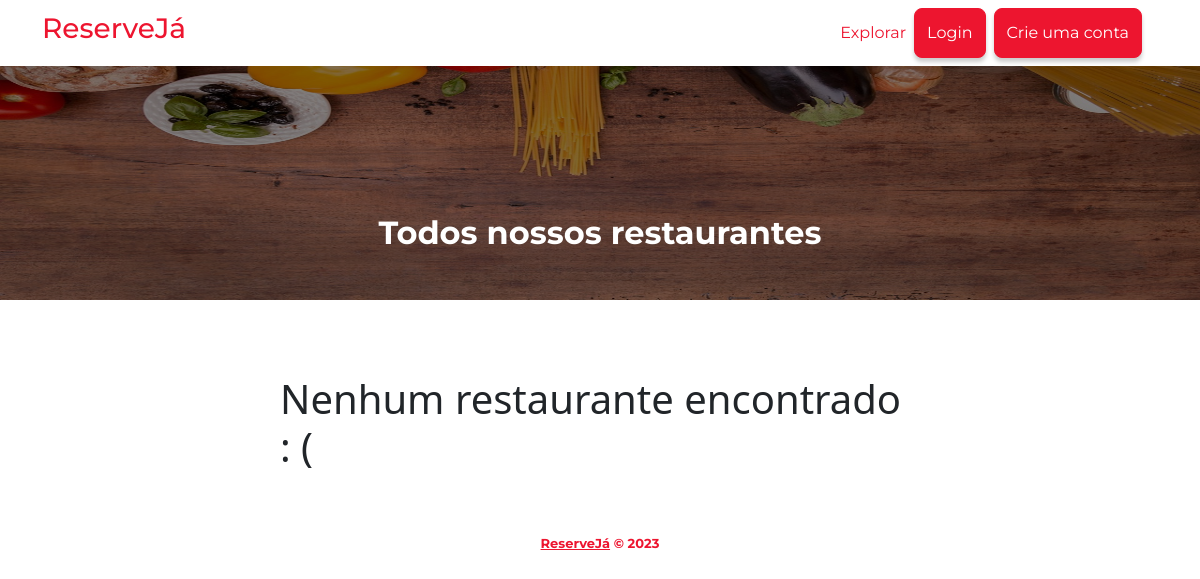
Page /restaurantes on the earlier database version.
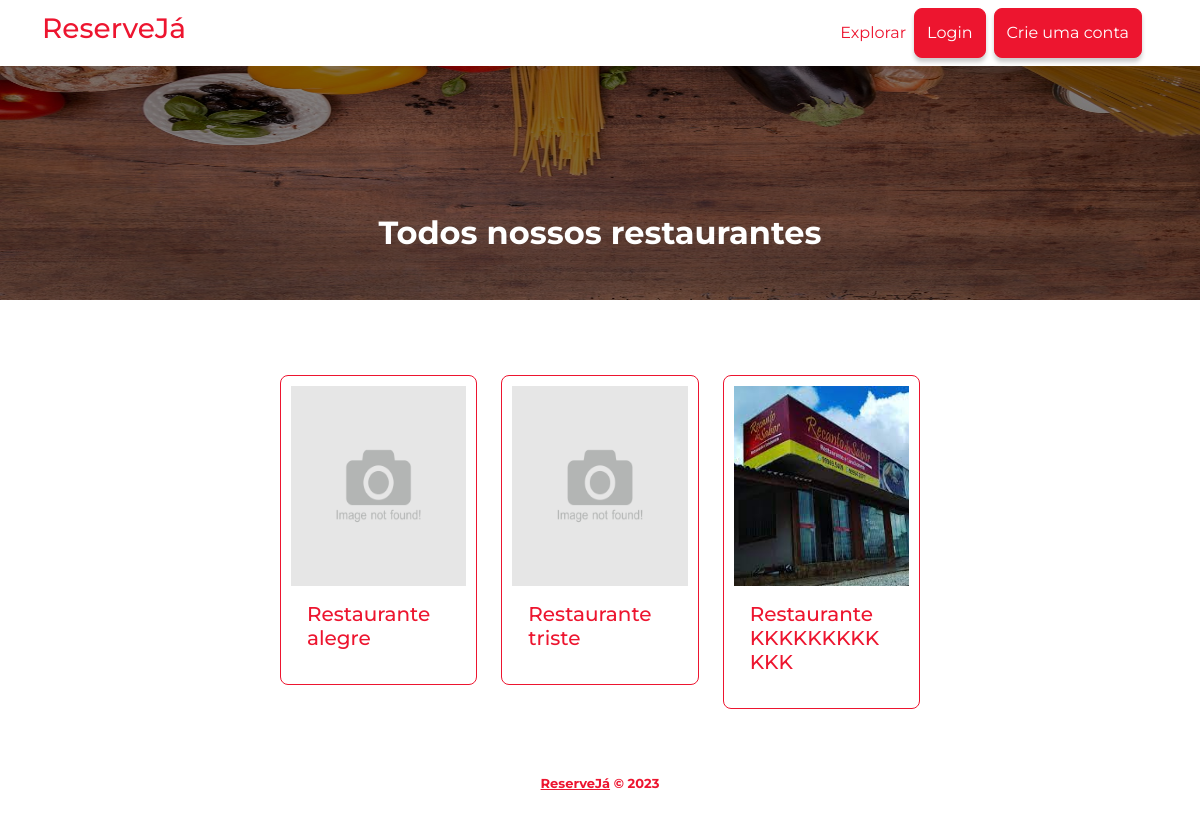
Same page on the later database version.
### application/models.py (models this page shows, shortened)
class restaurante(models.Model):
	nome = models.CharField(max_length=120)
	descricao = models.TextField()
	foto = models.ImageField(null=True, blank=True, upload_to='images/',
		default='images/not-found.jpg')
	user = models.ForeignKey(get_user_model(), on_delete=models.CASCADE)
	created_at = models.DateTimeField(auto_now_add=True)

### application/views.py (the view)
# urls.py: path('restaurantes', views.index),
def index(request):
	restaurantes = restaurante.objects.all().order_by('created_at')
	return render(request, 'application/index.html',
	 {'restaurantes': restaurantes})

### application/templates/application/index.html (shortened to what this page needs)
{% extends 'base.html' %}
{% load static %}
{% block content %}
	<div id="carouselExampleCaptions" class="carousel slide">
	  <div class="carousel-inner">
	    <div class="carousel-item active">
	      <img style="height:300px" src="{% static 'images/imagem1.jpg' %}" class="d-block w-100" alt="...">
	      <div class="carousel-caption">
	        <h2>Todos nossos restaurantes</h2>
	      </div>
	    </div>
	</div>
	<div class="container-app">
		<div class="app">
			<div class="restaurants">
				<div class="row">
					{% if restaurantes %}
						{% for i in restaurantes %}
						<div class="col-sm-4">
							<div class="card">
							  <a href="/restaurante/{{ i.id }}" style="color: #4F4F4F;"><img src="{{ i.foto.url }}" alt="Imagem do restaurante {{ i.nome }}" height="200" width="100%" />
							  <div class="card-body">
							    <h5 class="card-title">{{ i.nome }}</h5>
							  </div></a>
							</div>
						</div>
						{% endfor %}
					{% else %}
						<h1>Nenhum restaurante encontrado : (</h1>
					{% endif %}
				</div>
			</div>
		</div>
	</div>
{% endblock %}

Differences in the rows shown:
added restaurante: foto (picture), nome "Restaurante alegre"
added restaurante: foto (picture), nome "Restaurante triste"
added restaurante: foto (picture), nome "Restaurante KKKKKKKKKKKK"
Other differences:
text no longer shown: "Nenhum restaurante encontrado : ("
